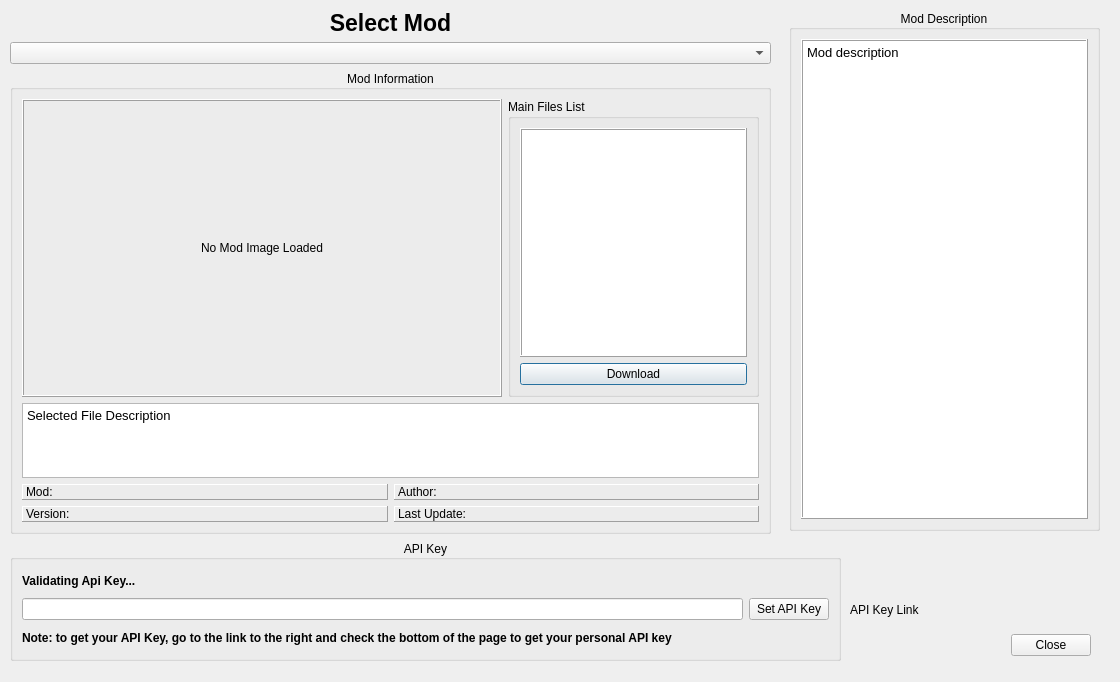
<?xml version="1.0" encoding="UTF-8"?>
<ui version="4.0">
 <class>ModDownloader</class>
 <widget class="QDialog" name="ModDownloader">
  <property name="geometry">
   <rect>
    <x>0</x>
    <y>0</y>
    <width>1120</width>
    <height>682</height>
   </rect>
  </property>
  <property name="windowTitle">
   <string>Dialog</string>
  </property>
  <widget class="QWidget" name="verticalLayoutWidget">
   <property name="geometry">
    <rect>
     <x>10</x>
     <y>10</y>
     <width>761</width>
     <height>524</height>
    </rect>
   </property>
   <layout class="QVBoxLayout" name="verticalLayout">
    <item>
     <widget class="QLabel" name="label_8">
      <property name="font">
       <font>
        <pointsize>17</pointsize>
        <bold>true</bold>
       </font>
      </property>
      <property name="text">
       <string>Select Mod</string>
      </property>
      <property name="alignment">
       <set>Qt::AlignmentFlag::AlignCenter</set>
      </property>
     </widget>
    </item>
    <item>
     <widget class="QComboBox" name="modComboBox"/>
    </item>
    <item>
     <widget class="QGroupBox" name="groupBox_3">
      <property name="title">
       <string>Mod Information</string>
      </property>
      <property name="alignment">
       <set>Qt::AlignmentFlag::AlignCenter</set>
      </property>
      <property name="flat">
       <bool>true</bool>
      </property>
      <layout class="QVBoxLayout" name="verticalLayout_6">
       <item>
        <layout class="QHBoxLayout" name="horizontalLayout">
         <item>
          <widget class="QLabel" name="modPicLabel">
           <property name="sizePolicy">
            <sizepolicy hsizetype="Expanding" vsizetype="Preferred">
             <horstretch>0</horstretch>
             <verstretch>0</verstretch>
            </sizepolicy>
           </property>
           <property name="minimumSize">
            <size>
             <width>480</width>
             <height>0</height>
            </size>
           </property>
           <property name="frameShape">
            <enum>QFrame::Shape::Box</enum>
           </property>
           <property name="frameShadow">
            <enum>QFrame::Shadow::Raised</enum>
           </property>
           <property name="text">
            <string>No Mod Image Loaded</string>
           </property>
           <property name="alignment">
            <set>Qt::AlignmentFlag::AlignCenter</set>
           </property>
          </widget>
         </item>
         <item>
          <layout class="QVBoxLayout" name="verticalLayout_2">
           <item>
            <widget class="QGroupBox" name="groupBox_4">
             <property name="title">
              <string>Main Files List</string>
             </property>
             <layout class="QVBoxLayout" name="verticalLayout_7">
              <item>
               <widget class="QListWidget" name="fileListWidget">
                <property name="frameShape">
                 <enum>QFrame::Shape::Box</enum>
                </property>
                <property name="frameShadow">
                 <enum>QFrame::Shadow::Raised</enum>
                </property>
               </widget>
              </item>
              <item>
               <widget class="QPushButton" name="downloadButton">
                <property name="text">
                 <string>Download</string>
                </property>
               </widget>
              </item>
             </layout>
            </widget>
           </item>
          </layout>
         </item>
        </layout>
       </item>
       <item>
        <widget class="QTextBrowser" name="fileDesc">
         <property name="sizePolicy">
          <sizepolicy hsizetype="Expanding" vsizetype="Fixed">
           <horstretch>0</horstretch>
           <verstretch>0</verstretch>
          </sizepolicy>
         </property>
         <property name="maximumSize">
          <size>
           <width>16777215</width>
           <height>75</height>
          </size>
         </property>
         <property name="html">
          <string>&lt;!DOCTYPE HTML PUBLIC &quot;-//W3C//DTD HTML 4.0//EN&quot; &quot;http://www.w3.org/TR/REC-html40/strict.dtd&quot;&gt;
&lt;html&gt;&lt;head&gt;&lt;meta name=&quot;qrichtext&quot; content=&quot;1&quot; /&gt;&lt;meta charset=&quot;utf-8&quot; /&gt;&lt;style type=&quot;text/css&quot;&gt;
p, li { white-space: pre-wrap; }
hr { height: 1px; border-width: 0; }
li.unchecked::marker { content: &quot;\2610&quot;; }
li.checked::marker { content: &quot;\2612&quot;; }
&lt;/style&gt;&lt;/head&gt;&lt;body style=&quot; font-family:'Segoe UI'; font-size:9pt; font-weight:400; font-style:normal;&quot;&gt;
&lt;p style=&quot; margin-top:0px; margin-bottom:0px; margin-left:0px; margin-right:0px; -qt-block-indent:0; text-indent:0px;&quot;&gt;&lt;span style=&quot; font-family:'Noto Sans'; font-size:10pt;&quot;&gt;Selected File Description&lt;/span&gt;&lt;/p&gt;
&lt;p style=&quot;-qt-paragraph-type:empty; margin-top:0px; margin-bottom:0px; margin-left:0px; margin-right:0px; -qt-block-indent:0; text-indent:0px; font-family:'Noto Sans'; font-size:10pt;&quot;&gt;&lt;br /&gt;&lt;/p&gt;&lt;/body&gt;&lt;/html&gt;</string>
         </property>
        </widget>
       </item>
       <item>
        <layout class="QHBoxLayout" name="horizontalLayout_2">
         <item>
          <widget class="QLabel" name="modNameLabel">
           <property name="frameShape">
            <enum>QFrame::Shape::Panel</enum>
           </property>
           <property name="frameShadow">
            <enum>QFrame::Shadow::Raised</enum>
           </property>
           <property name="text">
            <string>Mod:</string>
           </property>
          </widget>
         </item>
         <item>
          <widget class="QLabel" name="modAuthorLabel">
           <property name="frameShape">
            <enum>QFrame::Shape::Panel</enum>
           </property>
           <property name="frameShadow">
            <enum>QFrame::Shadow::Raised</enum>
           </property>
           <property name="text">
            <string>Author:</string>
           </property>
          </widget>
         </item>
        </layout>
       </item>
       <item>
        <layout class="QHBoxLayout" name="horizontalLayout_3">
         <item>
          <widget class="QLabel" name="modVersionLabel">
           <property name="frameShape">
            <enum>QFrame::Shape::Panel</enum>
           </property>
           <property name="frameShadow">
            <enum>QFrame::Shadow::Raised</enum>
           </property>
           <property name="text">
            <string>Version:</string>
           </property>
          </widget>
         </item>
         <item>
          <widget class="QLabel" name="modUpdatedLabel">
           <property name="frameShape">
            <enum>QFrame::Shape::Panel</enum>
           </property>
           <property name="frameShadow">
            <enum>QFrame::Shadow::Raised</enum>
           </property>
           <property name="text">
            <string>Last Update:</string>
           </property>
          </widget>
         </item>
        </layout>
       </item>
      </layout>
     </widget>
    </item>
   </layout>
  </widget>
  <widget class="QWidget" name="verticalLayoutWidget_3">
   <property name="geometry">
    <rect>
     <x>789</x>
     <y>10</y>
     <width>311</width>
     <height>521</height>
    </rect>
   </property>
   <layout class="QVBoxLayout" name="verticalLayout_3">
    <item>
     <widget class="QGroupBox" name="groupBox">
      <property name="title">
       <string>Mod Description</string>
      </property>
      <property name="alignment">
       <set>Qt::AlignmentFlag::AlignCenter</set>
      </property>
      <property name="flat">
       <bool>true</bool>
      </property>
      <layout class="QVBoxLayout" name="verticalLayout_4">
       <item>
        <widget class="QTextBrowser" name="modDesc">
         <property name="frameShape">
          <enum>QFrame::Shape::Box</enum>
         </property>
         <property name="frameShadow">
          <enum>QFrame::Shadow::Raised</enum>
         </property>
         <property name="html">
          <string>&lt;!DOCTYPE HTML PUBLIC &quot;-//W3C//DTD HTML 4.0//EN&quot; &quot;http://www.w3.org/TR/REC-html40/strict.dtd&quot;&gt;
&lt;html&gt;&lt;head&gt;&lt;meta name=&quot;qrichtext&quot; content=&quot;1&quot; /&gt;&lt;meta charset=&quot;utf-8&quot; /&gt;&lt;style type=&quot;text/css&quot;&gt;
p, li { white-space: pre-wrap; }
hr { height: 1px; border-width: 0; }
li.unchecked::marker { content: &quot;\2610&quot;; }
li.checked::marker { content: &quot;\2612&quot;; }
&lt;/style&gt;&lt;/head&gt;&lt;body style=&quot; font-family:'Segoe UI'; font-size:9pt; font-weight:400; font-style:normal;&quot;&gt;
&lt;p style=&quot; margin-top:0px; margin-bottom:0px; margin-left:0px; margin-right:0px; -qt-block-indent:0; text-indent:0px;&quot;&gt;&lt;span style=&quot; font-family:'Noto Sans'; font-size:10pt;&quot;&gt;Mod description&lt;/span&gt;&lt;/p&gt;&lt;/body&gt;&lt;/html&gt;</string>
         </property>
        </widget>
       </item>
      </layout>
     </widget>
    </item>
   </layout>
  </widget>
  <widget class="QGroupBox" name="groupBox_2">
   <property name="geometry">
    <rect>
     <x>10</x>
     <y>540</y>
     <width>831</width>
     <height>121</height>
    </rect>
   </property>
   <property name="title">
    <string>API Key</string>
   </property>
   <property name="alignment">
    <set>Qt::AlignmentFlag::AlignCenter</set>
   </property>
   <property name="flat">
    <bool>true</bool>
   </property>
   <layout class="QVBoxLayout" name="verticalLayout_5">
    <item>
     <widget class="QLabel" name="validApiLabel">
      <property name="font">
       <font>
        <bold>true</bold>
       </font>
      </property>
      <property name="text">
       <string>Validating Api Key...</string>
      </property>
     </widget>
    </item>
    <item>
     <layout class="QHBoxLayout" name="horizontalLayout_4">
      <item>
       <widget class="QLineEdit" name="apiLineEdit"/>
      </item>
      <item>
       <widget class="QPushButton" name="setApiButton">
        <property name="text">
         <string>Set API Key</string>
        </property>
       </widget>
      </item>
     </layout>
    </item>
    <item>
     <widget class="QLabel" name="label_10">
      <property name="font">
       <font>
        <bold>true</bold>
       </font>
      </property>
      <property name="text">
       <string>Note: to get your API Key, go to the link to the right and check the bottom of the page to get your personal API key</string>
      </property>
      <property name="wordWrap">
       <bool>true</bool>
      </property>
     </widget>
    </item>
   </layout>
  </widget>
  <widget class="QDialogButtonBox" name="buttonBox">
   <property name="geometry">
    <rect>
     <x>990</x>
     <y>620</y>
     <width>101</width>
     <height>51</height>
    </rect>
   </property>
   <property name="sizePolicy">
    <sizepolicy hsizetype="Expanding" vsizetype="Expanding">
     <horstretch>5</horstretch>
     <verstretch>0</verstretch>
    </sizepolicy>
   </property>
   <property name="orientation">
    <enum>Qt::Orientation::Horizontal</enum>
   </property>
   <property name="standardButtons">
    <set>QDialogButtonBox::StandardButton::Close</set>
   </property>
  </widget>
  <widget class="QLabel" name="linkLabel">
   <property name="geometry">
    <rect>
     <x>850</x>
     <y>600</y>
     <width>91</width>
     <height>20</height>
    </rect>
   </property>
   <property name="text">
    <string>API Key Link</string>
   </property>
  </widget>
 </widget>
 <resources/>
 <connections>
  <connection>
   <sender>buttonBox</sender>
   <signal>accepted()</signal>
   <receiver>ModDownloader</receiver>
   <slot>accept()</slot>
   <hints>
    <hint type="sourcelabel">
     <x>248</x>
     <y>254</y>
    </hint>
    <hint type="destinationlabel">
     <x>157</x>
     <y>274</y>
    </hint>
   </hints>
  </connection>
  <connection>
   <sender>buttonBox</sender>
   <signal>rejected()</signal>
   <receiver>ModDownloader</receiver>
   <slot>reject()</slot>
   <hints>
    <hint type="sourcelabel">
     <x>316</x>
     <y>260</y>
    </hint>
    <hint type="destinationlabel">
     <x>286</x>
     <y>274</y>
    </hint>
   </hints>
  </connection>
 </connections>
</ui>
